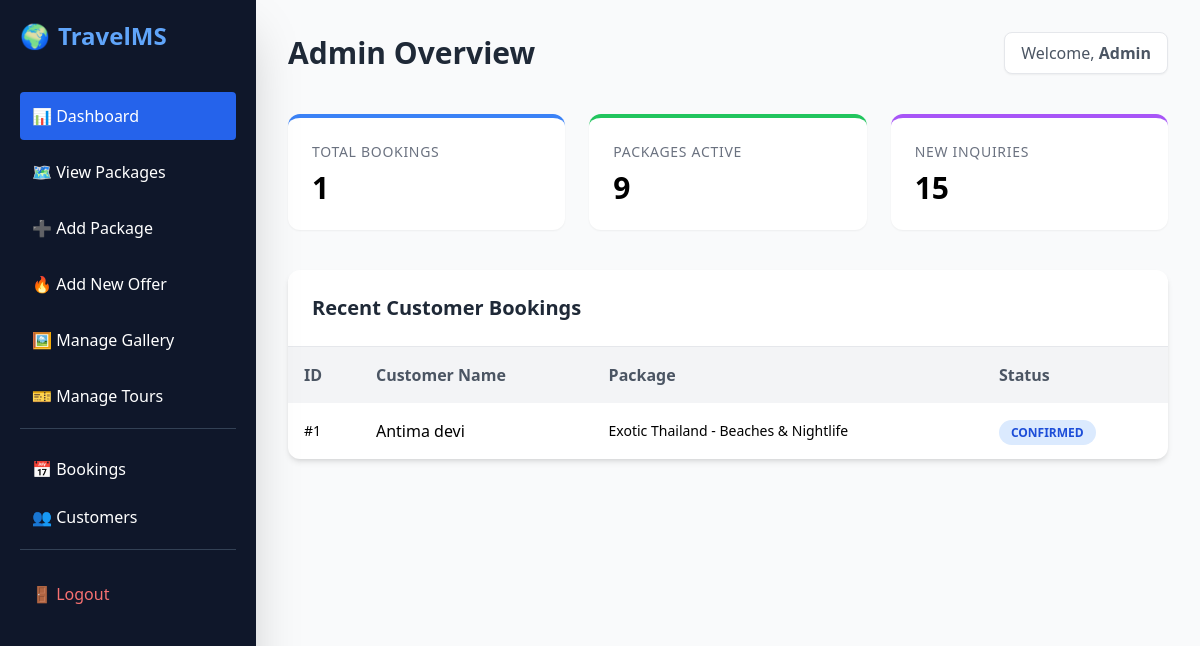
Screenshot of /admin/dashboard.php with the database file from the repository.
### tables this page shows
CREATE TABLE `bookings` (
  `id` int(11) NOT NULL,
  `user_id` int(11) NOT NULL,
  `package_id` int(11) NOT NULL,
  `booking_date` datetime NOT NULL,
  `checkin_date` date NOT NULL,
  `checkout_date` date NOT NULL,
  `total_price` decimal(10,2) NOT NULL,
  `status` enum('pending','confirmed','cancelled') DEFAULT 'pending',
  `created_at` timestamp NOT NULL DEFAULT current_timestamp()
);

CREATE TABLE `users` (
  `id` int(11) NOT NULL,
  `full_name` varchar(100) NOT NULL,
  `email` varchar(100) NOT NULL,
  `password` varchar(255) NOT NULL,
  `phone` varchar(20) DEFAULT NULL,
  `created_at` timestamp NOT NULL DEFAULT current_timestamp(),
  `address` varchar(255) DEFAULT NULL,
  `profile_pic` varchar(255) DEFAULT NULL,
  `reset_token` varchar(255) DEFAULT NULL,
  `city` varchar(100) DEFAULT NULL,
  `state` varchar(100) DEFAULT NULL
);

CREATE TABLE `packages` (
  `id` int(11) NOT NULL,
  `p_name` varchar(255) NOT NULL,
  `p_location` varchar(100) NOT NULL,
  `p_price` decimal(10,2) NOT NULL,
  `p_transport` varchar(50) DEFAULT NULL,
  `p_transport_image` varchar(255) DEFAULT NULL,
  `p_hotel` varchar(255) DEFAULT NULL,
  `p_hotel_image` varchar(255) DEFAULT NULL,
  `p_description` text DEFAULT NULL,
  `p_image` varchar(255) DEFAULT NULL,
  `created_at` timestamp NOT NULL DEFAULT current_timestamp()
);

### admin/dashboard.php (the view, shortened to what this page needs)
<?php
include('db.php');
$total_bookings = 0;
$total_packages = 0;
$res_bookings = mysqli_query($conn, "SELECT id FROM bookings");
if($res_bookings) $total_bookings = mysqli_num_rows($res_bookings);
$res_packages = mysqli_query($conn, "SELECT id FROM packages");
if($res_packages) $total_packages = mysqli_num_rows($res_packages);
?>
<!DOCTYPE html>
<html lang="en">
<head>
    <script src="https://cdn.tailwindcss.com"></script>
</head>
<body class="bg-gray-50">
    <?php include('sidebar.php'); ?>
    <div class="ml-0 md:ml-64 p-4 md:p-8 transition-all duration-300">
        <header class="flex flex-col md:flex-row justify-between items-start md:items-center mb-10 mt-12 md:mt-0 gap-4">
            <h1 class="text-2xl md:text-3xl font-bold text-gray-800">Admin Overview</h1>
            <div class="bg-white px-4 py-2 rounded-lg shadow-sm border">
                <span class="text-gray-600 text-sm md:text-base">Welcome, <strong>Admin</strong></span>
            </div>
        </header>
        <div class="grid grid-cols-1 sm:grid-cols-2 lg:grid-cols-3 gap-6 mb-10">
            <div class="bg-white p-6 rounded-xl shadow-sm border-t-4 border-blue-500">
                <h3 class="text-gray-500 font-medium text-sm uppercase tracking-wider">Total Bookings</h3>
                <p class="text-3xl font-bold mt-2"><?php echo $total_bookings; ?></p>
            </div>
            <div class="bg-white p-6 rounded-xl shadow-sm border-t-4 border-green-500">
                <h3 class="text-gray-500 font-medium text-sm uppercase tracking-wider">Packages Active</h3>
                <p class="text-3xl font-bold mt-2"><?php echo $total_packages; ?></p>
            </div>
            <div class="bg-white p-6 rounded-xl shadow-sm border-t-4 border-purple-500">
                <h3 class="text-gray-500 font-medium text-sm uppercase tracking-wider">New Inquiries</h3>
                <p class="text-3xl font-bold mt-2">15</p>
            </div>
        </div>
        <div class="bg-white rounded-xl shadow-md overflow-hidden">
            <div class="p-6 border-b">
                <h2 class="text-xl font-bold text-gray-800">Recent Customer Bookings</h2>
            </div>
            <div class="overflow-x-auto">
                <table class="w-full text-left">
                    <thead class="bg-gray-100">
                        <tr>
                            <th class="p-4 font-semibold text-gray-600">ID</th>
                            <th class="p-4 font-semibold text-gray-600">Customer Name</th>
                            <th class="p-4 font-semibold text-gray-600">Package</th>
                            <th class="p-4 font-semibold text-gray-600">Status</th>
                        </tr>
                    </thead>
                    <tbody class="divide-y divide-gray-100">
                        <?php
                        $sql = "SELECT bookings.id, users.full_name AS customer_name, packages.p_name AS package_name, bookings.status
                                FROM bookings
                                JOIN users ON bookings.user_id = users.id
                                JOIN packages ON bookings.package_id = packages.id
                                ORDER BY bookings.id DESC LIMIT 5";
                        $res = mysqli_query($conn, $sql);
                        if($res && mysqli_num_rows($res) > 0) {
                            while($row = mysqli_fetch_assoc($res)) {
                                echo "<tr>
                                    <td class='p-4 whitespace-nowrap text-sm'>#{$row['id']}</td>
                                    <td class='p-4 whitespace-nowrap font-medium'>{$row['customer_name']}</td>
                                    <td class='p-4 whitespace-nowrap text-sm'>{$row['package_name']}</td>
                                    <td class='p-4 whitespace-nowrap'>
                                        <span class='px-3 py-1 bg-blue-100 text-blue-700 rounded-full text-xs font-bold uppercase'>{$row['status']}</span>
                                    </td>
                                </tr>";
                            }
                        } else {
                            echo "<tr><td colspan='4' class='p-4 text-center text-gray-500'>No bookings found.</td></tr>";
                        }
                        ?>
                    </tbody>
                </table>
            </div>
        </div>
    </div>
</body>
</html>

### rows the page displays
bookings: id "1", user.full_name "Antima devi", package.p_name "Exotic Thailand - Beaches & Nightlife", status "CONFIRMED"

### other values shown
$total_bookings "1"
$total_packages "9"
